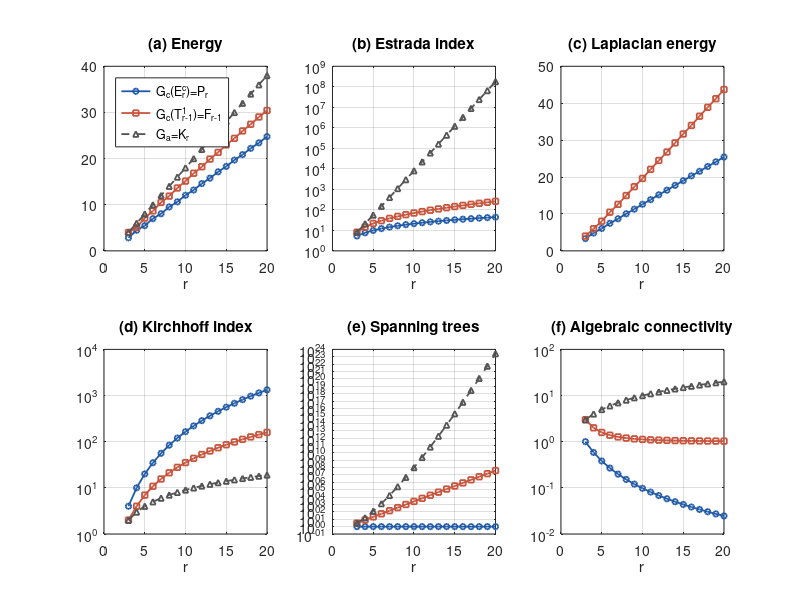
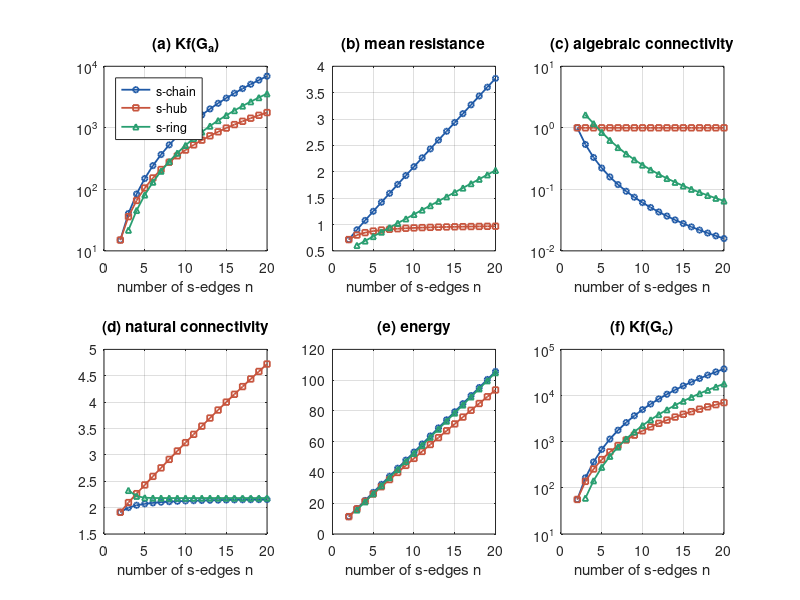
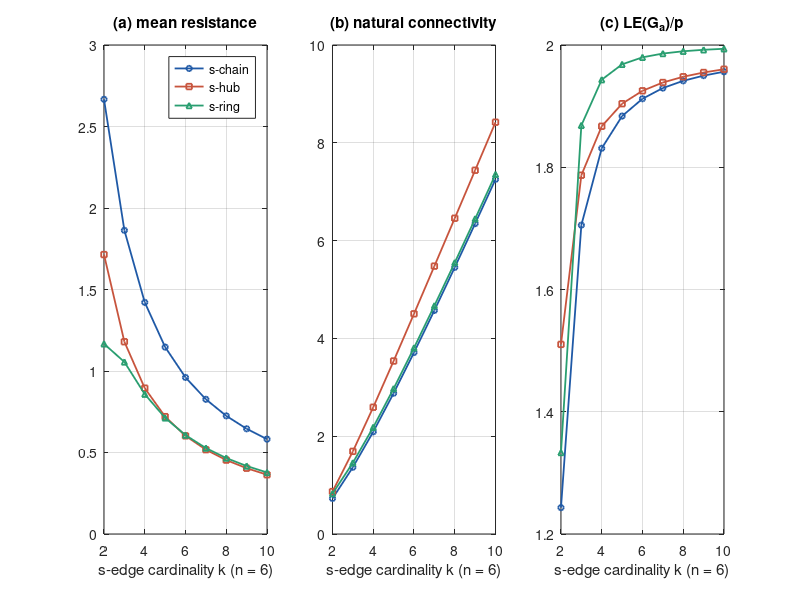
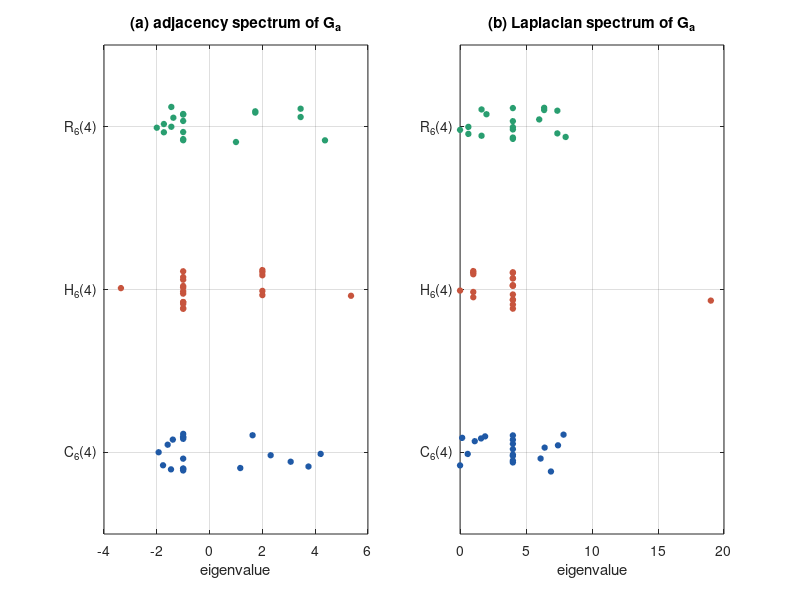

Write MATLAB code to recreate these figures, in order.
function SemiSpec_Toolkit()
%SEMISPEC_TOOLKIT  Spectral and Laplacian topological indices of semigraphs.
%
%   Companion code for the article
%   "SemiSpec: Eigenvalue- and Laplacian-Based Topological Indices of
%    Semigraphs, Resistance-Distance Formulas and Robustness of
%    Semigraph Network Models"
%   S. Naik, Author 2, Author 3, Author 4.
%
%   Running SemiSpec_Toolkit (MATLAB R2016b+ or GNU Octave 6+) will
%     1. build the adjacency graph G_a(S) and consecutive-adjacency graph
%        G_c(S) of any semigraph S given as a list of ordered s-edges;
%     2. compute 17 indices: n, m, spectral radius, energy, Estrada index,
%        natural connectivity, Laplacian energy, signless Laplacian energy,
%        Laplacian Estrada index, algebraic connectivity, Laplacian spectral
%        radius, Kirchhoff index, number of spanning trees, M1, M2, Randic
%        and sum-connectivity indices;
%     3. verify every closed-form theorem of the paper against the
%        numerical spectra (prints maximum errors);
%     4. reproduce Tables 2-6 (CSV files) and Figures 2-7 (PNG files)
%        in the folder ./SemiSpec_out .
%
%   A semigraph is entered as   p      : number of vertices (1..p)
%                               edges  : cell array of row vectors, each an
%                                        ordered s-edge (e1,e2,...,er).
%   Example (Example 3.1 of the paper):
%       p = 6; edges = {[1 2 3 4],[4 5 6],[2 6]};
%       [Aa,Ac] = sg_build(p,edges); T = sg_indices(Aa)
%
%   No toolboxes are required.

clc; close all;
outdir = fullfile(pwd,'SemiSpec_out');
if ~exist(outdir,'dir'), mkdir(outdir); end
fprintf('==============================================================\n');
fprintf(' SemiSpec toolkit : spectral indices of semigraphs\n');
fprintf('==============================================================\n\n');

%% ---------------- 1. Worked example ------------------------------------
p = 6; edges = {[1 2 3 4],[4 5 6],[2 6]};
check_semigraph(p,edges);
[Aa,Ac] = sg_build(p,edges);
Ta = sg_indices(Aa); Tc = sg_indices(Ac);
fprintf('Example 3.1  S = {(1,2,3,4),(4,5,6),(2,6)}\n');
fprintf('  adjacent degrees d_a       : %s\n', mat2str(sum(Aa,2)'));
fprintf('  consecutive degrees d_c    : %s\n', mat2str(sum(Ac,2)'));
fprintf('  A(G_a) spectrum            : %s\n', mat2str(round(1e4*Ta.lam')/1e4));
fprintf('  L(G_a) spectrum            : %s\n', mat2str(round(1e4*Ta.mu')/1e4));
print_indices('G_a(S)',Ta); print_indices('G_c(S)',Tc);
write_example_csv(fullfile(outdir,'Table2_example.csv'),Ta,Tc);

%% ---------------- 2. Complete semigraphs E_r^c and T^1_{r-1} -----------
fprintf('\nComplete semigraphs: closed form vs. numerics\n');
rs = 3:20; err = zeros(1,8); C = zeros(numel(rs),19);
for t = 1:numel(rs)
    r = rs(t);
    [pE,eE] = fam_Erc(r);  [AaE,AcE] = sg_build(pE,eE);
    [pT,eT] = fam_T1(r);   [AaT,AcT] = sg_build(pT,eT);
    IE = sg_indices(AcE); IT = sg_indices(AcT); IK = sg_indices(AaE);
    % Theorem 4.1 (G_a = K_r)
    err(1) = max(err(1), abs(IK.E  - 2*(r-1)));
    err(2) = max(err(2), abs(IK.Kf - (r-1)));
    err(3) = max(err(3), abs(IK.LEE - (1+(r-1)*exp(r)))/IK.LEE);
    err(4) = max(err(4), norm(AaE-AaT,'fro'));           % G_a(E)=G_a(T)=K_r
    % Theorem 4.2 (G_c = P_r)
    err(5) = max(err(5), abs(IE.E  - energy_path(r)));
    err(6) = max(err(6), abs(IE.EE - estrada_path(r)));
    % Theorem 4.3 (G_c = fan F_{r-1})
    err(7) = max(err(7), abs(IT.tau - fibo(2*r-2))/fibo(2*r-2));
    err(8) = max(err(8), abs(IT.Kf  - kirchhoff_fan(r)));
    C(t,:) = [r IE.E IT.E IK.E IE.EE IT.EE IK.EE IE.LE IT.LE IE.Kf IT.Kf IK.Kf ...
              IE.tau IT.tau IK.tau IE.a IT.a IK.a IT.rho];
end
fprintf('  max errors: E(K_r)=%.1e Kf(K_r)=%.1e LEE(K_r)=%.1e  Ga(E)=Ga(T): %.1e\n',err(1:4));
fprintf('              E(P_r)=%.1e EE(P_r)=%.1e tau(fan)=%.1e Kf(fan)=%.1e\n',err(5:8));
hdr = {'r','E_Gc_E','E_Gc_T','E_Kr','EE_Gc_E','EE_Gc_T','EE_Kr','LE_Gc_E','LE_Gc_T', ...
       'Kf_Gc_E','Kf_Gc_T','Kf_Kr','tau_Gc_E','tau_Gc_T','tau_Kr','a_Gc_E','a_Gc_T','a_Kr','rho_Gc_T'};
write_csv(fullfile(outdir,'Table3_complete.csv'),hdr,C);

figure('Position',[50 50 1100 580],'Color','w');
lab = {'(a) Energy','(b) Estrada index','(c) Laplacian energy', ...
       '(d) Kirchhoff index','(e) Spanning trees','(f) Algebraic connectivity'};
cols = {[2 3 4],[5 6 7],[8 9 0],[10 11 12],[13 14 15],[16 17 18]};
lg   = [0 1 0 1 1 1];
for s = 1:6
    subplot(2,3,s); hold on; box on; grid on;
    c = cols{s};
    plot(rs,C(:,c(1)),'o-','Color',[.12 .35 .65],'MarkerSize',4,'LineWidth',1.3);
    plot(rs,C(:,c(2)),'s-','Color',[.78 .33 .24],'MarkerSize',4,'LineWidth',1.3);
    if c(3) > 0, plot(rs,C(:,c(3)),'^--','Color',[.33 .33 .33],'MarkerSize',4,'LineWidth',1.3); end
    if lg(s), set(gca,'YScale','log'); end
    title(lab{s}); xlabel('r');
    if s == 1, legend({'G_c(E^c_r)=P_r','G_c(T^1_{r-1})=F_{r-1}','G_a=K_r'},'Location','northwest'); end
end
save_fig(fullfile(outdir,'Fig2_complete.png'));

%% ---------------- 3. Network families: s-chain, s-hub, s-ring ----------
fprintf('\nNetwork families (k = 4): closed form vs. numerics\n');
k = 4; ns = 2:20; fams = {'chain','hub','ring'};
NET = cell(1,3); e2 = zeros(1,7);
for f = 1:3
    M = nan(numel(ns),11);
    for t = 1:numel(ns)
        n = ns(t);
        if f == 3 && n < 3, continue; end
        [pp,ee] = family(fams{f},n,k);
        [A1,A2] = sg_build(pp,ee); I = sg_indices(A1); J = sg_indices(A2);
        M(t,:) = [n pp I.Kf I.Kf/nchoosek(pp,2) I.a I.NC I.E I.LE I.tau J.Kf I.rho];
        switch fams{f}
            case 'chain'
                e2(1) = max(e2(1), abs(I.Kf - kf_chain(n,k)));
                e2(2) = max(e2(2), abs(I.tau - (k^(k-2))^n)/I.tau);
                e2(7) = max(e2(7), abs(I.Kf - kf_block(pp,ee)));
            case 'hub'
                H = hub_closed(n,k);
                e2(3) = max(e2(3), max(abs([I.E-H.E, I.Kf-H.Kf, I.LE-H.LE, I.rho-H.rho])));
                e2(4) = max(e2(4), abs(J.Kf - kf_spider(n,k-1)));
                e2(7) = max(e2(7), abs(I.Kf - kf_block(pp,ee)));
            case 'ring'
                e2(5) = max(e2(5), abs(I.Kf - kf_ring(n,k)));
                e2(6) = max(e2(6), abs(I.tau - n*2*k^(k-3)*k^((k-2)*(n-1)))/I.tau);
        end
    end
    NET{f} = M;
    write_csv(fullfile(outdir,sprintf('Table5_%s_k4.csv',fams{f})), ...
        {'n','p','Kf','Rbar','a','NC','E','LE','tau','Kf_Gc','rho'},M);
end
fprintf('  Kf(chain)=%.1e tau(chain)=%.1e hub(E,Kf,LE,rho)=%.1e Kf(spider)=%.1e\n',e2(1:4));
fprintf('  Kf(ring)=%.1e tau(ring)=%.1e  block-resistance formula=%.1e\n',e2(5:7));

figure('Position',[50 50 1100 580],'Color','w');
ttl = {'(a) Kf(G_a)','(b) mean resistance','(c) algebraic connectivity', ...
       '(d) natural connectivity','(e) energy','(f) Kf(G_c)'};
idx = [3 4 5 6 7 10]; lgs = [1 0 1 0 0 1];
clr = {[.12 .35 .65],[.78 .33 .24],[.16 .62 .44]}; mk = {'o-','s-','^-'};
for s = 1:6
    subplot(2,3,s); hold on; box on; grid on;
    for f = 1:3
        M = NET{f}; plot(M(:,1),M(:,idx(s)),mk{f},'Color',clr{f},'MarkerSize',4,'LineWidth',1.3);
    end
    if lgs(s), set(gca,'YScale','log'); end
    title(ttl{s}); xlabel('number of s-edges n');
    if s == 1, legend({'s-chain','s-hub','s-ring'},'Location','northwest'); end
end
save_fig(fullfile(outdir,'Fig3_networks.png'));

%% ---------------- 4. Effect of cardinality k (n = 6) -------------------
ks = 2:10; figure('Position',[50 50 1100 300],'Color','w');
K = cell(1,3);
for f = 1:3
    M = zeros(numel(ks),5);
    for t = 1:numel(ks)
        [pp,ee] = family(fams{f},6,ks(t)); I = sg_indices(sg_build(pp,ee));
        M(t,:) = [ks(t) pp I.Kf/nchoosek(pp,2) I.NC I.LE/pp];
    end
    K{f} = M;
end
tt = {'(a) mean resistance','(b) natural connectivity','(c) LE(G_a)/p'};
for s = 1:3
    subplot(1,3,s); hold on; box on; grid on;
    for f = 1:3, plot(ks,K{f}(:,s+2),mk{f},'Color',clr{f},'MarkerSize',4,'LineWidth',1.3); end
    title(tt{s}); xlabel('s-edge cardinality k (n = 6)');
    if s == 1, legend({'s-chain','s-hub','s-ring'}); end
end
save_fig(fullfile(outdir,'Fig4_cardinality.png'));

%% ---------------- 5. Spectra --------------------------------------------
figure('Position',[50 50 1100 300],'Color','w');
for s = 1:2
    subplot(1,2,s); hold on; box on; grid on;
    for f = 1:3
        [pp,ee] = family(fams{f},6,4); I = sg_indices(sg_build(pp,ee));
        if s == 1, v = I.lam; else, v = I.mu; end
        plot(v, f + 0.24*(rand(size(v))-0.5),'o','Color',clr{f},'MarkerFaceColor',clr{f},'MarkerSize',4);
    end
    set(gca,'YTick',1:3,'YTickLabel',{'C_6(4)','H_6(4)','R_6(4)'}); ylim([0.5 3.5]);
    if s == 1, title('(a) adjacency spectrum of G_a'); else, title('(b) Laplacian spectrum of G_a'); end
    xlabel('eigenvalue');
end
save_fig(fullfile(outdir,'Fig5_spectra.png'));

%% ---------------- 6. Random ensemble ------------------------------------
fprintf('\nRandom ensemble (200 s-trees + 200 s-cyclic semigraphs)\n');
try, rng(2026); catch, rand('seed',2026); end %#ok<RAND>
NS = 400; X = zeros(NS,11); B = zeros(NS,9); maxerr = 0;
for t = 1:NS
    [pp,ee] = random_semigraph(t > NS/2);
    [A1,~] = sg_build(pp,ee); I = sg_indices(A1);
    X(t,:) = [I.M1 I.M2 I.R I.SCI I.E I.LE log(I.EE) log(I.LEE) I.Kf I.NC I.a];
    d = sum(A1,2); [ii,jj] = find(triu(A1)); kmax = max(cellfun(@numel,ee));
    B(t,:) = [I.n I.m I.E abs(det(A1)) I.rho kmax I.mu1 max(d(ii)+d(jj)) max(d)];
    if t <= NS/2, maxerr = max(maxerr, abs(I.Kf - kf_block(pp,ee))); end
end
R = corrcoef(X);
lbl = {'M1','M2','R','SCI','E','LE','lnEE','lnLEE','Kf','NC','a'};
write_csv(fullfile(outdir,'Table6_correlations.csv'),[{'index'} lbl],[(1:11)' R]);
fprintf('  block-resistance Kf formula on s-trees: max error %.2e\n',maxerr);
viol = sum(B(:,3) > sqrt(2*B(:,1).*B(:,2))+1e-8) + sum(B(:,3) < 2*sqrt(B(:,2))-1e-8) + ...
       sum(B(:,3) < sqrt(2*B(:,2)+B(:,1).*(B(:,1)-1).*B(:,4).^(2./B(:,1)))-1e-8) + ...
       sum(B(:,5) < B(:,6)-1-1e-8) + sum(B(:,7) < B(:,9)+1-1e-8) + sum(B(:,7) > B(:,8)+1e-8);
fprintf('  violations of Theorem 5.3 / 5.4 bounds: %d\n',viol);
c = polyfit(X(:,3),X(:,5),1); yh = polyval(c,X(:,3));
r2 = 1 - sum((X(:,5)-yh).^2)/sum((X(:,5)-mean(X(:,5))).^2);
fprintf('  energy ~ Randic : E = %.4f R + %.4f,  R^2 = %.4f\n',c(1),c(2),r2);

figure('Position',[50 50 1100 420],'Color','w');
subplot(1,2,1); imagesc(R,[-1 1]); colormap(redblue(64)); colorbar; axis square;
set(gca,'XTick',1:11,'XTickLabel',lbl,'YTick',1:11,'YTickLabel',lbl);
for i = 1:11, for j = 1:11
    text(j,i,sprintf('%.2f',R(i,j)),'HorizontalAlignment','center','FontSize',6);
end, end
title('(a) Pearson correlations');
subplot(1,2,2); hold on; box on; grid on;
plot(X(1:NS/2,3),X(1:NS/2,5),'o','Color',clr{1},'MarkerSize',3);
plot(X(NS/2+1:end,3),X(NS/2+1:end,5),'^','Color',clr{2},'MarkerSize',3);
xx = linspace(min(X(:,3)),max(X(:,3)),50); plot(xx,polyval(c,xx),'k--');
xlabel('Randic index R(G_a)'); ylabel('energy E(G_a)');
legend({'s-trees','s-cyclic',sprintf('fit, R^2 = %.3f',r2)},'Location','northwest');
title('(b) energy vs Randic index');
save_fig(fullfile(outdir,'Fig6_ensemble.png'));

figure('Position',[50 50 1100 320],'Color','w');
[~,o] = sort(B(:,3)); subplot(1,2,1); hold on; box on; grid on;
plot(sqrt(2*B(o,1).*B(o,2)),'Color',clr{2}); plot(B(o,3),'k','LineWidth',1.5); plot(2*sqrt(B(o,2)),'Color',clr{1});
legend({'sqrt(2 p m_a)','E(G_a)','2 sqrt(m_a)'},'Location','northwest'); title('(a) energy bounds');
xlabel('semigraph (sorted by energy)');
[~,o] = sort(B(:,7)); subplot(1,2,2); hold on; box on; grid on;
plot(B(o,8),'Color',clr{2}); plot(B(o,7),'k','LineWidth',1.5); plot(B(o,9)+1,'Color',clr{1});
legend({'max(d_u+d_v)','\mu_1(G_a)','\Delta_a+1'},'Location','northwest'); title('(b) Laplacian spectral radius bounds');
xlabel('semigraph (sorted by \mu_1)');
save_fig(fullfile(outdir,'Fig7_bounds.png'));

fprintf('\nAll outputs written to %s\n',outdir);
end

%% =======================================================================
%%                         CORE FUNCTIONS
%% =======================================================================
function [Aa,Ac] = sg_build(p,edges)
%SG_BUILD adjacency graph G_a (s-edges -> cliques) and consecutive graph G_c.
Aa = zeros(p); Ac = zeros(p);
for t = 1:numel(edges)
    e = edges{t};
    Aa(e,e) = 1;
    for i = 1:numel(e)-1
        Ac(e(i),e(i+1)) = 1; Ac(e(i+1),e(i)) = 1;
    end
end
Aa(1:p+1:end) = 0;
end

function check_semigraph(p,edges)
%CHECK_SEMIGRAPH verifies Sampathkumar's axioms: distinct vertices in an
%edge, |e|>=2, and two s-edges share at most one vertex.
for t = 1:numel(edges)
    e = edges{t};
    assert(numel(e) >= 2 && numel(unique(e)) == numel(e) && all(e >= 1 & e <= p), ...
        'edge %d is not a valid s-edge',t);
    for u = t+1:numel(edges)
        assert(numel(intersect(e,edges{u})) <= 1,'edges %d and %d share >1 vertex',t,u);
    end
end
end

function T = sg_indices(A)
%SG_INDICES spectral and degree-based indices of the graph with adjacency A.
n = size(A,1); d = sum(A,2); m = sum(d)/2;
lam = sort(eig((A+A')/2),'descend');
L = diag(d) - A; Q = diag(d) + A;
mu = sort(eig((L+L')/2),'descend'); mu(abs(mu) < 1e-9) = 0;
q  = eig((Q+Q')/2);
dbar = 2*m/n; nz = mu(mu > 1e-9);
T.n = n; T.m = m; T.lam = lam; T.mu = mu;
T.rho = lam(1);
T.E   = sum(abs(lam));
T.EE  = sum(exp(lam));
T.NC  = log(T.EE/n);
T.LE  = sum(abs(mu - dbar));
T.SLE = sum(abs(q - dbar));
T.LEE = sum(exp(mu));
T.a   = mu(end-1);
T.mu1 = mu(1);
if numel(nz) == n-1
    T.Kf = n*sum(1./nz); T.tau = exp(sum(log(nz)) - log(n));
else
    T.Kf = Inf; T.tau = 0;
end
[i,j] = find(triu(A));
T.M1  = sum(d.^2);
T.M2  = sum(d(i).*d(j));
T.R   = sum((d(i).*d(j)).^(-1/2));
T.SCI = sum((d(i)+d(j)).^(-1/2));
end

function print_indices(name,T)
fprintf('  %-7s n=%d m=%d rho=%.4f E=%.4f EE=%.4f NC=%.4f LE=%.4f SLE=%.4f\n', ...
    name,T.n,T.m,T.rho,T.E,T.EE,T.NC,T.LE,T.SLE);
fprintf('          LEE=%.4f a=%.4f mu1=%.4f Kf=%.4f tau=%g M1=%d M2=%d R=%.4f SCI=%.4f\n', ...
    T.LEE,T.a,T.mu1,T.Kf,round(T.tau),T.M1,T.M2,T.R,T.SCI);
end

%% ---------------- semigraph families ----------------------------------
function [p,e] = fam_Erc(r)
p = r; e = {1:r};
end

function [p,e] = fam_T1(r)
p = r; e = cell(1,r); e{1} = 1:r-1;
for i = 1:r-1, e{i+1} = [i r]; end
end

function [p,e] = family(name,n,k)
switch name
    case 'chain'          % n s-edges of cardinality k in a line
        e = cell(1,n); v = 1;
        for i = 1:n, e{i} = v:v+k-1; v = v+k-1; end
        p = v;
    case 'hub'            % n s-edges of cardinality k sharing end vertex 1
        e = cell(1,n); v = 2;
        for i = 1:n, e{i} = [1 v:v+k-2]; v = v+k-1; end
        p = v-1;
    case 'ring'           % n s-edges of cardinality k closed in a cycle
        p = n*(k-1); e = cell(1,n);
        for i = 1:n, s = (i-1)*(k-1); e{i} = mod(s+(0:k-1),p)+1; end
end
end

function [p,e] = random_semigraph(cyclic)
k = randi([2 5]); e = {1:k}; p = k; target = randi([10 40]);
while p < target
    k = randi([2 5]); anchor = randi(p);
    ed = [anchor, p+1:p+k-1]; p = p+k-1;
    if rand < 0.5, ed = fliplr(ed); end
    e{end+1} = ed; %#ok<AGROW>
end
if cyclic
    for c = 1:randi([1 3])
        Aa = sg_build(p,e);
        for tries = 1:50
            uv = randperm(p,2);
            if Aa(uv(1),uv(2)) == 0, break; end
        end
        if Aa(uv(1),uv(2)) ~= 0, continue; end
        mm = randi([0 2]); e{end+1} = [uv(1), p+1:p+mm, uv(2)]; p = p+mm; %#ok<AGROW>
    end
end
end

%% ---------------- closed forms (Section 4) ----------------------------
function E = energy_path(n)
if mod(n,2) == 0, E = 2/sin(pi/(2*(n+1))) - 2; else, E = 2*cot(pi/(2*(n+1))) - 2; end
end

function EE = estrada_path(n)
s = besseli(0,2);
for j = 1:5, s = s + 2*besseli(2*j*(n+1),2); end
EE = (n+1)*s - cosh(2);
end

function f = fibo(n)
a = 0; b = 1; for i = 1:n, [a,b] = deal(b,a+b); end; f = a;
end

function l = lucas(n)
a = 2; b = 1; for i = 1:n, [a,b] = deal(b,a+b); end; l = a;
end

function K = kirchhoff_fan(r)
n = r-1; K = 1 + r*n*lucas(2*n)/(5*fibo(2*n)) - 3*r/5;
end

function K = kf_chain(n,k)
K = n*(k-1)*((k-1)*n^2 + 3*(k-1)*n - k + 4)/(3*k);
end

function K = kf_ring(n,k)
K = n*((k-1)^2*n^2 + 6*(k-1)*(k-2)*n - (k^2+k-5))/(6*k);
end

function K = kf_spider(n,l)
K = n*(l^3-l)/6 + n*l*(l+1)/2 + n*(n-1)/2*l^2*(l+1);
end

function H = hub_closed(n,k)
N = 1+n*(k-1); D = (k-2)^2 + 4*n*(k-1);
H.E   = (2*n-1)*(k-2) + sqrt(D);
H.rho = ((k-2)+sqrt(D))/2;
H.Kf  = N*(n-1) + N*n*(k-2)/k + 1;
db    = n*k*(k-1)/N;
H.LE  = db + (n-1)*(db-1) + n*(k-2)*(k-db) + (N-db);
end

function K = kf_block(p,edges)
%KF_BLOCK Theorem 5.5: Kf(G_a) of an s-tree from branch sizes.
Aa = sg_build(p,edges); K = 0;
for t = 1:numel(edges)
    e = edges{t}; G = Aa; G(e,e) = 0;
    sz = zeros(1,numel(e));
    for i = 1:numel(e), sz(i) = numel(component(G,e(i))); end
    K = K + (2/numel(e))*(sum(sz)^2 - sum(sz.^2))/2;
end
end

function c = component(A,s)
seen = false(1,size(A,1)); seen(s) = true; stack = s;
while ~isempty(stack)
    v = stack(end); stack(end) = [];
    nb = find(A(v,:) & ~seen); seen(nb) = true; stack = [stack nb]; %#ok<AGROW>
end
c = find(seen);
end

%% ---------------- utilities -------------------------------------------
function write_csv(fname,hdr,M)
fid = fopen(fname,'w'); fprintf(fid,'%s,',hdr{1:end-1}); fprintf(fid,'%s\n',hdr{end});
for i = 1:size(M,1), fprintf(fid,'%.10g,',M(i,1:end-1)); fprintf(fid,'%.10g\n',M(i,end)); end
fclose(fid);
end

function write_example_csv(fname,Ta,Tc)
f = {'n','m','rho','E','EE','NC','LE','SLE','LEE','a','mu1','Kf','tau','M1','M2','R','SCI'};
fid = fopen(fname,'w'); fprintf(fid,'index,G_a,G_c\n');
for i = 1:numel(f), fprintf(fid,'%s,%.6f,%.6f\n',f{i},Ta.(f{i}),Tc.(f{i})); end
fclose(fid);
end

function save_fig(fname)
drawnow;
if exist('exportgraphics','file') == 2 || exist('exportgraphics','builtin') == 5
    exportgraphics(gcf,fname,'Resolution',200);
else
    print(gcf,fname,'-dpng','-r200');
end
end

function c = redblue(m)
x = linspace(-1,1,m)'; c = zeros(m,3);
c(:,1) = min(1, 1 + x).*(x < 0) + 1*(x >= 0);
c(:,3) = 1*(x <= 0) + min(1, 1 - x).*(x > 0);
c(:,2) = 1 - abs(x);
c(x < 0,1) = 1 + x(x < 0); c(x > 0,3) = 1 - x(x > 0);
c(x < 0,3) = 1; c(x > 0,1) = 1;
end
